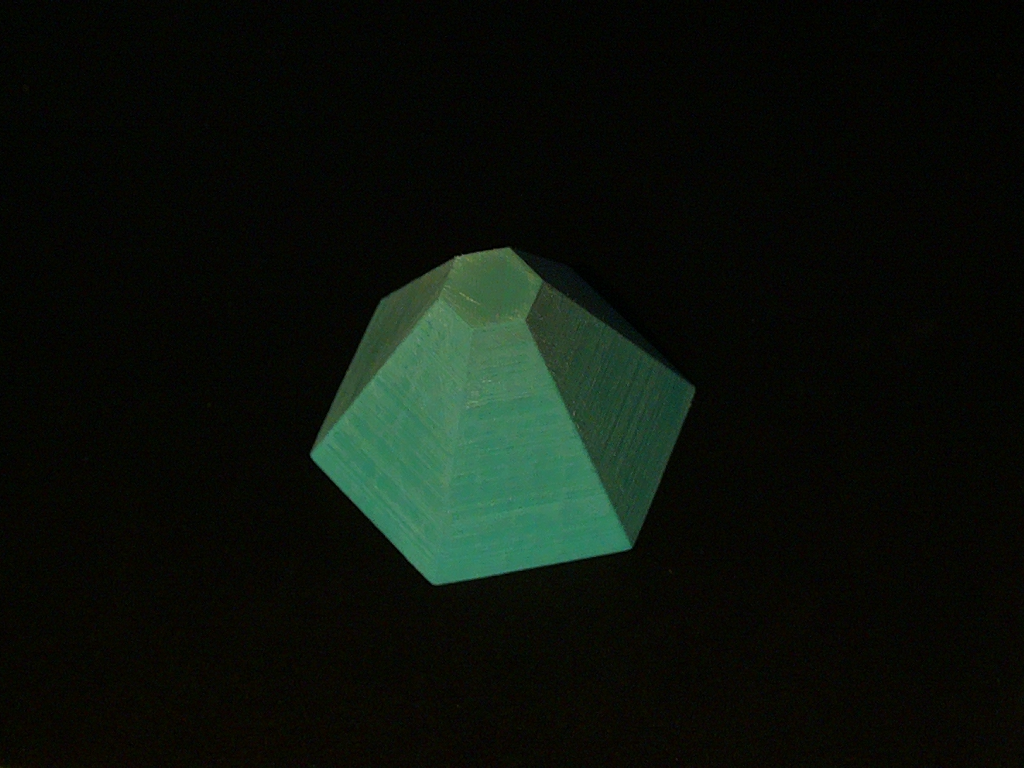
#> input picture fringe_app_v2/runs/20260427_150052/raw/roi_capture.png, 1024 x 768 px
$ python -i diagnose_undistortion.py   (imports and definitions only)
#> lines starting #> are read from the running program, lines starting #| are printed output that depends on the picture; after the words box and inside, x2 and y2 are one past the last pixel; in counts of white or black regions, pixels touching at a corner belong together
#> further down, picture is the input picture: shape (768, 1024, 3); mean B, G, R 11.2, 17.7, 11.4
#!/usr/bin/env python3
"""
diagnose_undistortion.py

Diagnostic helper to visually validate the distortion model on a real captured image.

It:
  - Loads camera intrinsics (K, dist) from camera_intrinsics.npz
  - Undistorts the image
  - Overlays a guide grid and detected straight lines on both views
  - Writes a side-by-side PNG for inspection
"""

from __future__ import annotations

import argparse
from pathlib import Path
from typing import Tuple

import numpy as np

try:
    import cv2
except Exception as e:  # pragma: no cover
    raise SystemExit(f"OpenCV is required for this diagnostic: {e}")


# [21 lines left out: functions _load_intrinsics, _overlay_grid, not called in this run]


def _overlay_hough_lines(img_bgr: np.ndarray, *, max_lines: int = 80) -> np.ndarray:
    """
    Draw a subset of Hough-detected lines for visual inspection.
    """
#> called with max_lines = 80
    out = img_bgr.copy()
    gray = cv2.cvtColor(out, cv2.COLOR_BGR2GRAY)
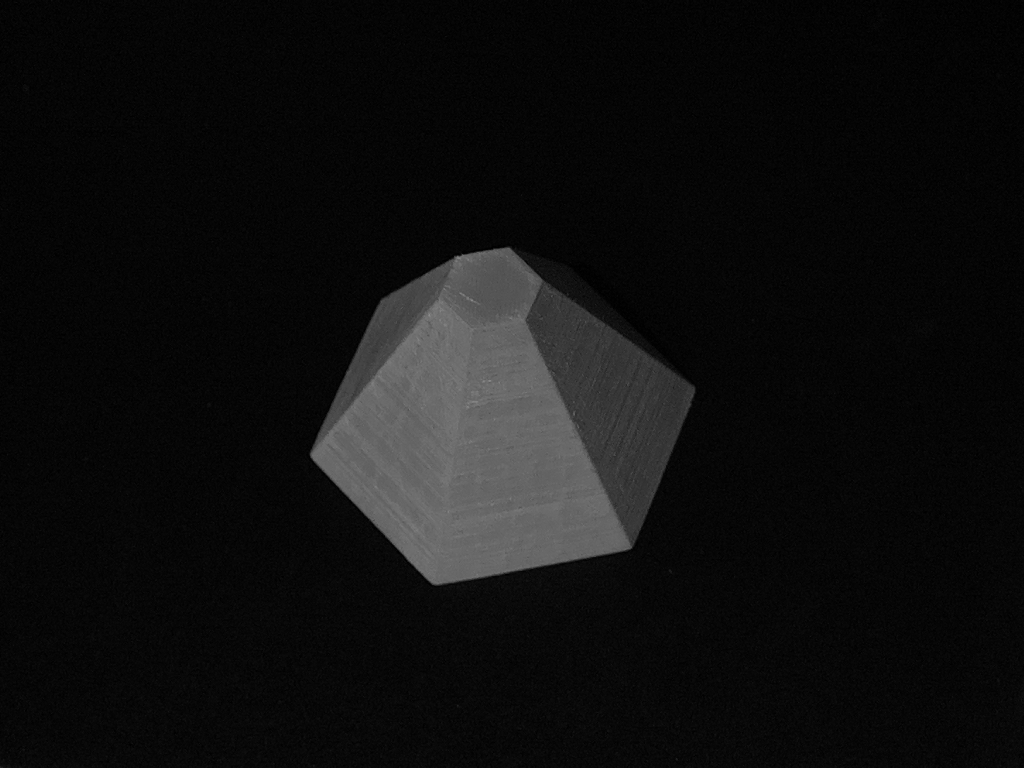
#> gray: shape (768, 1024); min 0, max 141, mean 15.1
    edges = cv2.Canny(gray, 80, 180, apertureSize=3)
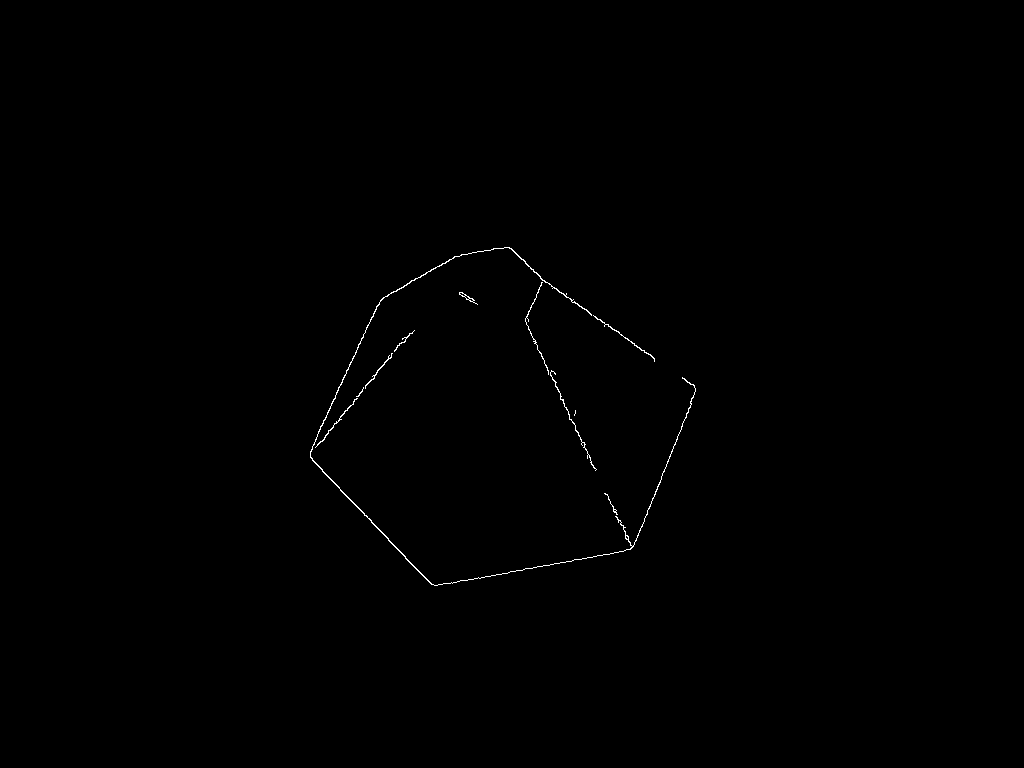
#> edges: shape (768, 1024); 0.24% white in thin lines or dots, all inside (x1, y1, x2, y2) = (310, 247, 696, 586)
    lines = cv2.HoughLinesP(edges, 1, np.pi / 180.0, threshold=90, minLineLength=80, maxLineGap=10)
#> lines = [[312, 446, 380, 300], [540, 278, 654, 358], [312, 460, 432, 584], [534, 339, 595, 470], [525, 321, 593, 467], [434, 585, 623, 551], [310, 454, 405, 337], [634, 544, 691, 403]]
    if lines is None:
        return out

    # Draw strongest/earliest lines. This is a qualitative check, not a metric.
    for i, ln in enumerate(lines[:max_lines]):
        x1, y1, x2, y2 = (int(v) for v in ln[0])
        cv2.line(out, (x1, y1), (x2, y2), (0, 0, 255), 2)
        if i >= max_lines:
            break
#> this loop made 8 passes
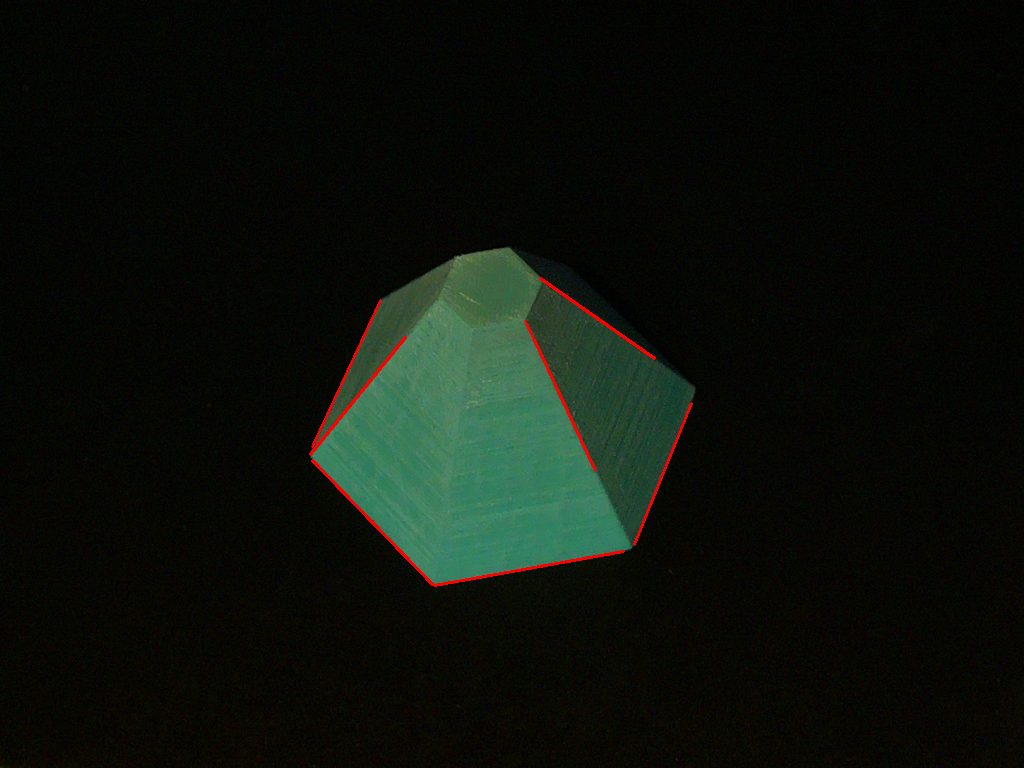
#> out: shape (768, 1024, 3); 0.43% of pixels changed, all inside (x1, y1, x2, y2) = (309, 277, 693, 587)
    return out


# [43 lines left out: function main, not called in this run]


# [2 lines not run here, left out]

>>> import cv2
>>> picture = cv2.imread('../fringe_app_v2/runs/20260427_150052/raw/roi_capture.png')
>>> result = _overlay_hough_lines(picture)
